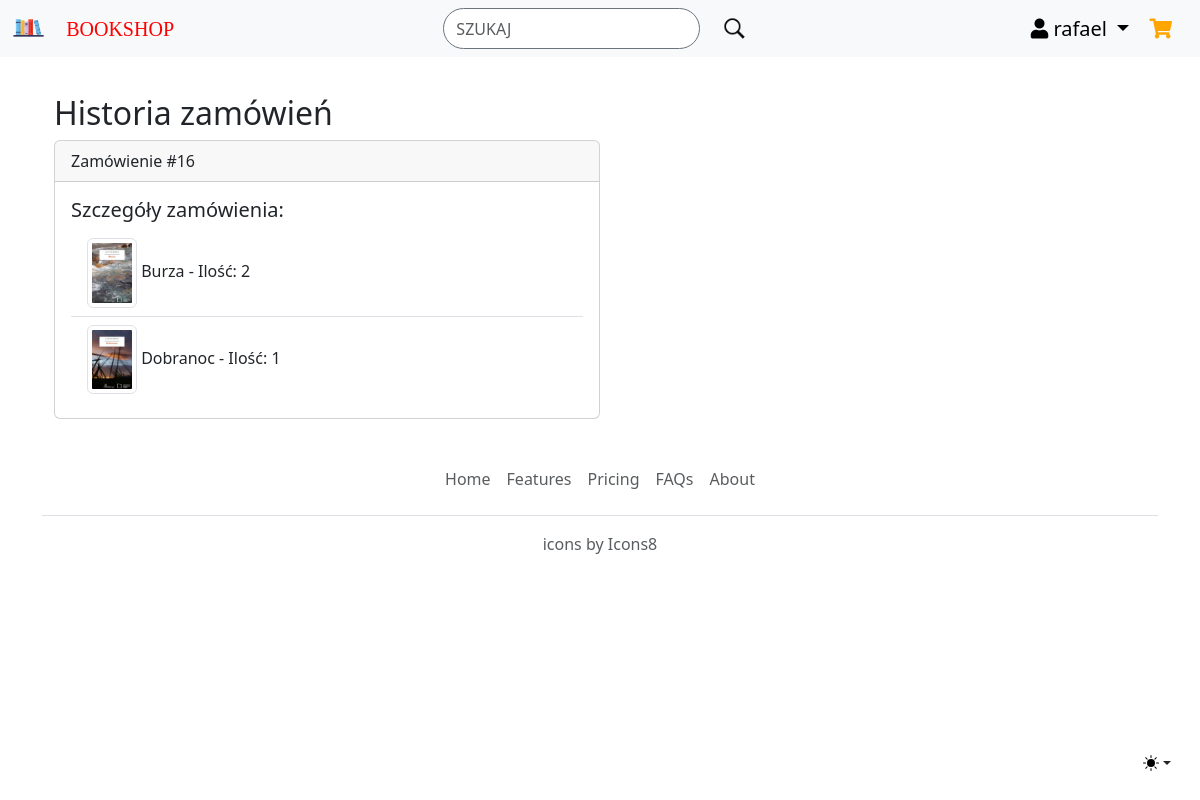
Before: /history/ (signed in) with the older database file.
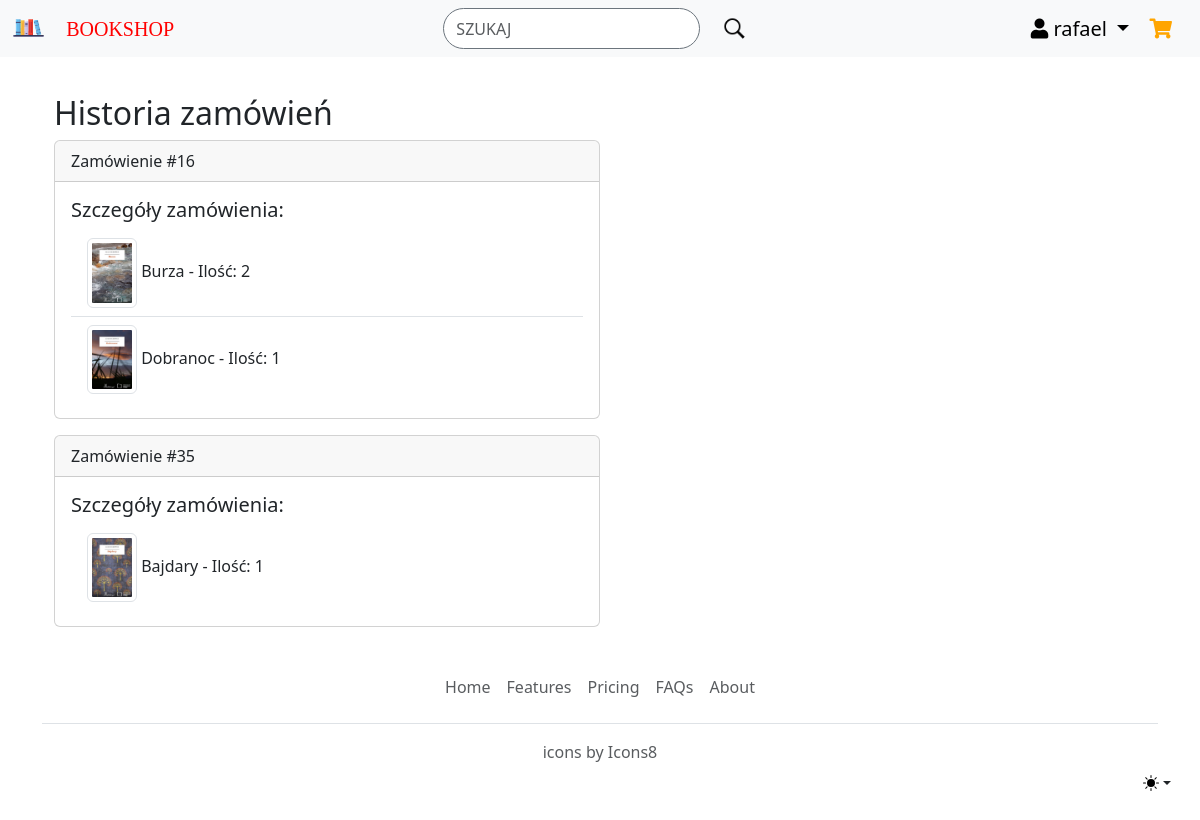
After: the same page with the newer database file.
### myapp/models.py (models this page shows, shortened)
class Order(models.Model):
    user = models.ForeignKey(User, on_delete=models.CASCADE)
    books = models.ManyToManyField(Book, through='OrderItem')
    STATUS_CHOICES = [
        ('pending', 'Pending'),
        ('completed', 'Completed'),
        ('cancelled', 'Cancelled'),
    ]
    status = models.CharField(max_length=10, choices=STATUS_CHOICES, default='pending')

class OrderItem(models.Model):
    book = models.ForeignKey(Book, on_delete=models.CASCADE)
    order = models.ForeignKey(Order, on_delete=models.CASCADE)
    quantity = models.IntegerField(default=1)

class Book(models.Model):
    title = models.CharField(max_length=100)
    author = models.CharField(max_length=100, blank=True)
    price = models.FloatField()
    description = models.TextField()
    file = models.ImageField(upload_to='uploads', blank=True)
    created = models.DateField(auto_now_add=True)
    modified = models.DateField(auto_now=True)
    genres = models.ManyToManyField(Genre, blank=True)

### myapp/views.py (the view)
# urls.py: path('history/', views.history, name='history'),
@login_required()
def history(request):
    orders = Order.objects.filter(user=request.user, status='cancelled').prefetch_related('orderitem_set')
    return render(request, 'myapp/history.html', {'orders': orders})

### myapp/templates/myapp/history.html
{% extends 'myapp/base.html' %}
{% block body %}
<div class="container mt-4">
    <h2>Historia zamówień</h2>
    {% for order in orders %}
        <div class="card mb-3 w-50">
            <div class="card-header">Zamówienie #{{ order.id }}</div>
            <div class="card-body">
                <h5 class="card-title">Szczegóły zamówienia:</h5>
                <ul class="list-group list-group-flush">
                    {% for order_item in order.orderitem_set.all %}
                        <li class="list-group-item">
                            <img src="{{ order_item.book.file.url }}" class="img-thumbnail" style="width: 50px;" alt="Book Cover">
                            {{ order_item.book.title }} - Ilość: {{ order_item.quantity }}
                        </li>
                    {% endfor %}
                </ul>
            </div>
        </div>
    {% endfor %}
</div>
{% endblock %}

### myapp/templates/myapp/base.html (shortened to what this page needs)
{% load static %}
<!doctype html>
<html lang="en">
    <head>
        <link href="https://cdn.jsdelivr.net/npm/bootstrap@5.3.2/dist/css/bootstrap.min.css" rel="stylesheet">
        <link rel="stylesheet" href="https://cdnjs.cloudflare.com/ajax/libs/font-awesome/5.10.0/css/all.css">
    </head>
    <body>
        <div class="navbar bg-body-tertiary fixed-top">
            <div class="container-fluid d-flex justify-content-between">
                <div class="">
                    <a class="navbar-brand" href="{% url 'index' %}">
                        <img src="{% static 'navbar_img.png' %}" alt="logo" width="33" height="26,4" class="d-inline-block align-text-top">
                        <a href="{% url 'index' %}" style="color:red; font-size:20px;font-family:Times New Roman; text-decoration: none;">BOOKSHOP</a>
                    </a>
                </div>
                <div class="">
                    <form class="d-flex" role="search" id="searchForm">
                        <input id="navBarSearchInput" class="form-control me-2 rounded-pill border border-secondary" type="text" placeholder="SZUKAJ" aria-label="Search">
                        <button class="btn" type="submit">
                        <img src="{% static 'search_icon.png' %}" width="27" height="27" class="rounded-circle">
                        </button>
                    </form>
                </div>
                <div class="dropdown">
                    {% if user.is_authenticated %}
                    <a class="navbar-brand dropdown-toggle" href="#" id="userDropdown" role="button" data-bs-toggle="dropdown" aria-expanded="false">
                        <i class="fa fa-user"></i>
                        {{ user.username }}
                    </a>
                    <a class="navbar-brand" href="{% url 'cart' %}">
                        <i class="fa fa-shopping-cart" style="color:#ffa500;"></i>
                    </a>
                    {% endif %}
                </div>
            </div>
        </div>
        <div class="dropdown position-fixed bottom-0 end-0 mb-3 me-3 bd-mode-toggle">
            <button class="btn btn-bd-primary py-2 dropdown-toggle d-flex align-items-center"
                    id="bd-theme"
                    type="button"
                    aria-expanded="false"
                    data-bs-toggle="dropdown"
                    aria-label="Toggle theme (auto)">
                <svg class="bi my-1 theme-icon-active" width="1em" height="1em"><use href="#circle-half"></use></svg>
            </button>
        </div>
        <div class="container">
        {% block body %}
        {% endblock %}
            <footer class="py-3 my-4">
                <ul class="nav justify-content-center border-bottom pb-3 mb-3">
                    <li class="nav-item"><a href="#" class="nav-link px-2 text-body-secondary">Home</a></li>
                    <li class="nav-item"><a href="#" class="nav-link px-2 text-body-secondary">Features</a></li>
                    <li class="nav-item"><a href="#" class="nav-link px-2 text-body-secondary">Pricing</a></li>
                    <li class="nav-item"><a href="#" class="nav-link px-2 text-body-secondary">FAQs</a></li>
                    <li class="nav-item"><a href="#" class="nav-link px-2 text-body-secondary">About</a></li>
                </ul>
                <p class="text-center text-body-secondary">icons by Icons8</p>
            </footer>
        </div>
    </body>
</html>

### myapp/templates/myapp/base.html (style rules this page uses)
body { padding-top: 70px; }

Changed rows visible on the page:
now on this page (row edited): Order: id "35"
added OrderItem: book.file (picture), book "Bajdary", quantity "1", shown under "35"
